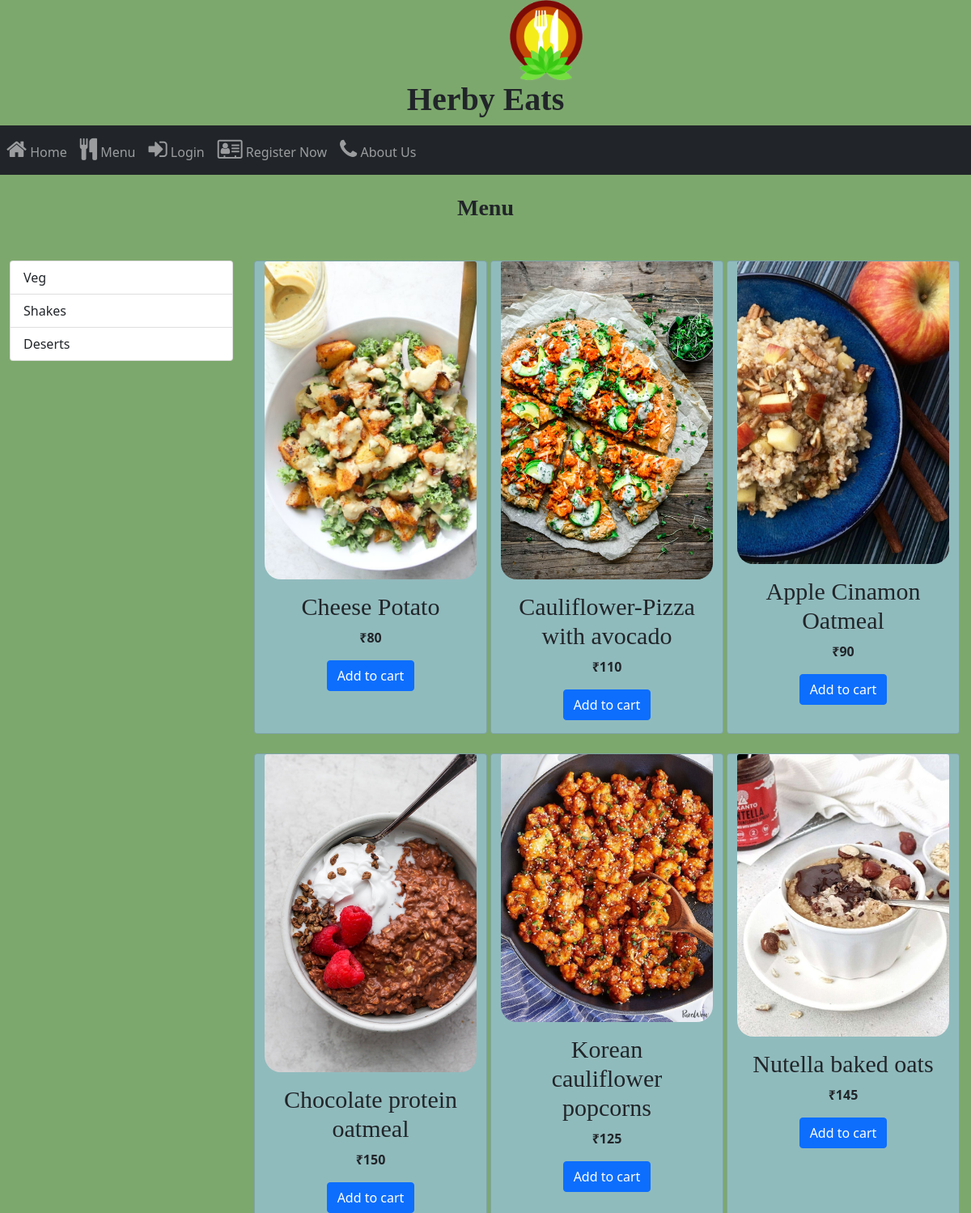
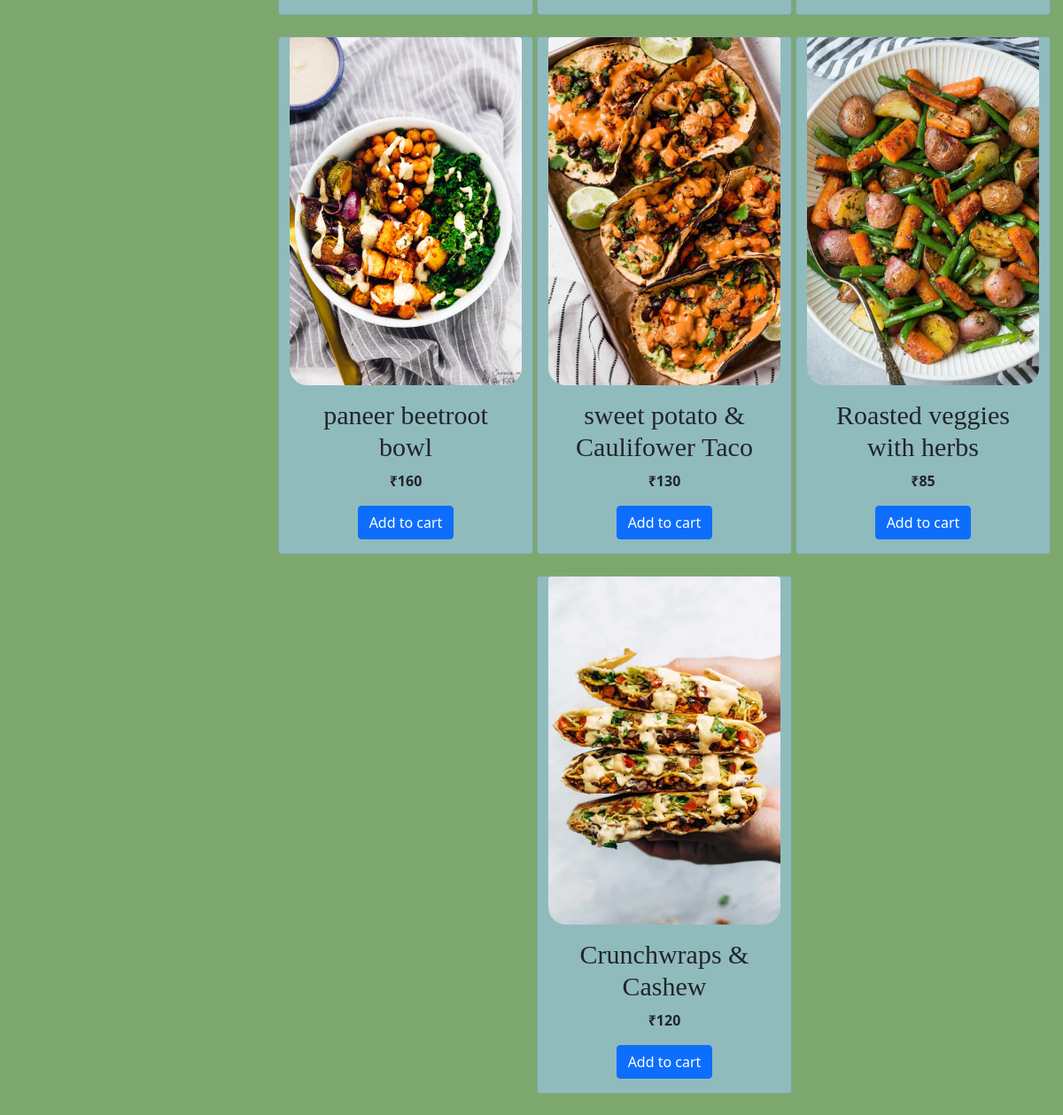
/practice/, run on the app's committed database (2 pictures, top to bottom).
### store/models/product.py (models this page shows, shortened)
class Product(models.Model):
    category = models.ForeignKey(Category, on_delete=models.CASCADE, default=1) #cascade is used cause if we delete any category then whole products in that category will also be deleted.
    name = models.CharField(max_length=30)
    price = models.IntegerField(default=0)
    discription = models.CharField(max_length=100, default='',null=True, blank=True)
    image = models.ImageField(upload_to='static/images/uploads/')
    @staticmethod #decorator
    def catch_all_products():
        return Product.objects.all()

### store/views.py (the view)
# urls.py: path('practice/', practice),
def practice(request):
    prodxx = Product.catch_all_products()
    return render(request, 'practice.html', {'productss':prodxx,})

### templates/practice.html (shortened to what this page needs)
{% load static %}
<!doctype html>
<html lang="en">
  <head>
    <link href="https://cdn.jsdelivr.net/npm/bootstrap@5.0.1/dist/css/bootstrap.min.css" rel="stylesheet">
    <link rel="stylesheet" href="{% static 'css/practice.css' %}">
    <link rel="stylesheet" href="https://cdnjs.cloudflare.com/ajax/libs/font-awesome/4.7.0/css/font-awesome.min.css">
  </head>
  <body>
    <img src="{% static 'images/logo2.png' %}" style="width: 90px;margin-left: 630px;">
    <h1 style="font-family: 'orange juice';text-align: center;"><b>Herby Eats</b></h1>
    <nav class="navbar navbar-expand-lg navbar-dark bg-dark">
      <div class="collapse navbar-collapse" id="navbarNav">
        <ul class="navbar-nav">
          <li class="nav-item active">
            <a class="nav-link" href="/index"><i class="fa fa-home" aria-hidden="true" style="font-size: 27px;"></i> Home <span class="sr-only">(current)</span></a>
          </li>
          <li class="nav-item">
            <a class="nav-link" href="/practice"><i class="fa fa-cutlery" aria-hidden="true" style="font-size: 27px;"></i> Menu</a>
          </li>
          <li class="nav-item">
            <a class="nav-link" href="#"> <i class="fa fa-sign-in" aria-hidden="true" style="font-size: 27px;"></i> Login</a>
          </li>
          <li class="nav-item">
            <a class="nav-link" href="/register"> <i class="fa fa-address-card-o" aria-hidden="true" style="font-size: 27px;"></i> Register Now</a>
          </li>
          <li class="nav-item">
            <a class="nav-link" href="/about"> <i class="fa fa-phone fa-1x" aria-hidden="true" style="font-size: 27px;"></i> About Us</a>
          </li>
        </ul>
      </div>
    </nav>
<br>
<h3 style="font-family: 'orange juice';text-align: center;"><b>Menu</b></h3>
<br>
    <div class="container-fluid mt-3">
      <div class="row">
        <div class="col-lg-3 mx-auto">
              <div class="list-group">
                    <a href="#" class="list-group-item list-group-item-action ">Veg</a>
                    <a href="#" class="list-group-item list-group-item-action ">Shakes</a>
                    <a href="#" class="list-group-item list-group-item-action ">Deserts</a>
              </div>
        </div>
        <div class="col-lg-9 mx-auto">
          <div class="row mx-auto">
            {% for product in productss %}
                    <div class="card mx-auto mb-4" style="width: 18rem;">
                        <img src="{{product.image.url}}" class="card-img-top" alt="...">
                        <div class="card-body">
                        <h5 class="card-title" style="font-family: 'Agency FB';font-size: 30px; text-align: center;">{{product.name}}</h5>
                        <p class="card-text" style="text-align: center;"><b>₹{{product.price}}</b></p>
                        <center><a href="#" class="btn btn-primary " >Add to cart</a></center>
                        </div>
                    </div>
            {% endfor %}
          </div>
        </div>
      </div>
    </div>
  </body>
</html>

### static/css/practice.css (style rules this page uses)
body { background-color: rgb(125, 168, 109); }
.card { background-color: rgb(144, 187, 189); }
img { border-radius: 20px; }

### data on the page
Product: image (picture), name "Cheese Potato", price "80"
Product: image (picture), name "Cauliflower-Pizza with avocado", price "110"
Product: image (picture), name "Apple Cinamon Oatmeal", price "90"
Product: image (picture), name "Chocolate protein oatmeal", price "150"
Product: image (picture), name "Korean cauliflower popcorns", price "125"
Product: image (picture), name "Nutella baked oats", price "145"
Product: image (picture), name "paneer beetroot bowl", price "160"
Product: image (picture), name "sweet potato & Caulifower Taco", price "130"
Product: image (picture), name "Roasted veggies with herbs", price "85"
Product: image (picture), name "Crunchwraps & Cashew", price "120"
